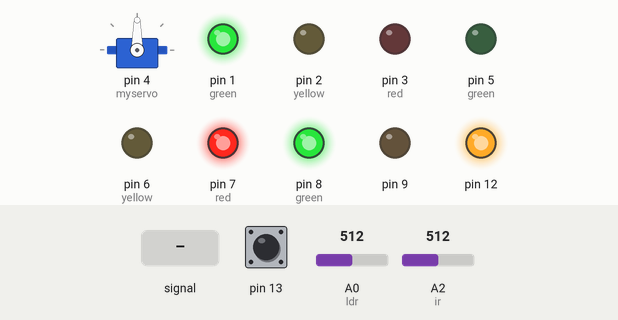
Bench run of a sketch on a simulated Arduino Uno, built with avr-gcc and run on an emulated ATmega328P. Shown: servo, output pins drawn as LEDs (lit = HIGH). The inputs (shaded band) are chosen by the test bench; at power-on: A2 (ir) = 512, pin 13 LOW, A0 (ldr) = 512.

Above: at 1.2 s.
1.3 s: A2 (ir) fed a 200 Hz sine of ±460 counts around its level
At 3.5 s:
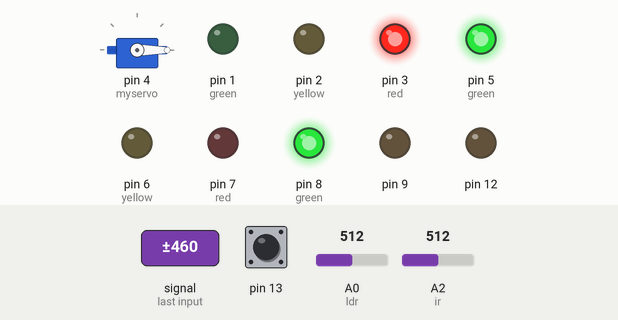
4.3 s: A2 (ir) set to 716
At 6.5 s:
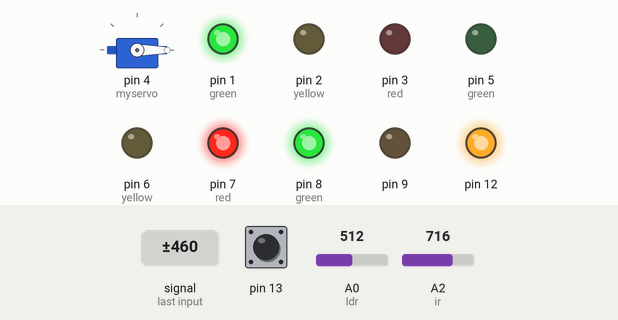
7.3 s: pin 13 pulled HIGH for 1 s
At 9.2 s:
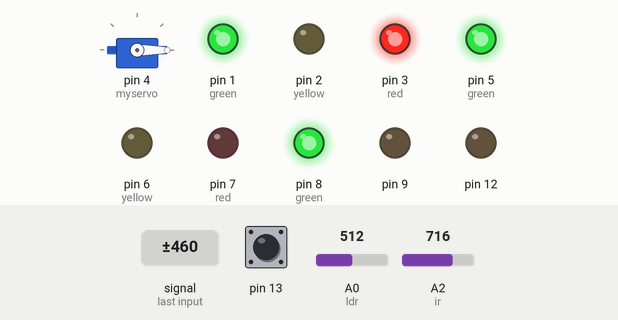
10.3 s: A0 (ldr) set to 22
13.3 s: A0 (ldr) set to 18
At 14.6 s:
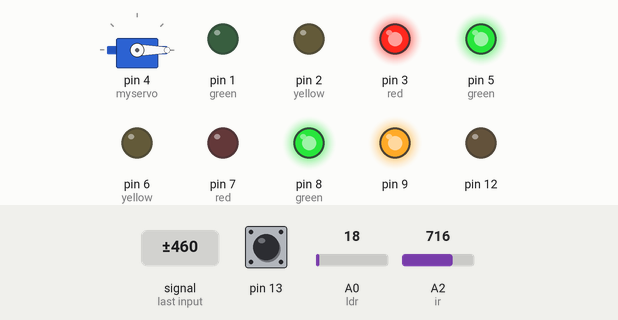
16.3 s: pin 13 pulled HIGH for 0.15 s
Timing chart, 0 to 34.2 s (numbered marks = the images above; inputs shaded):
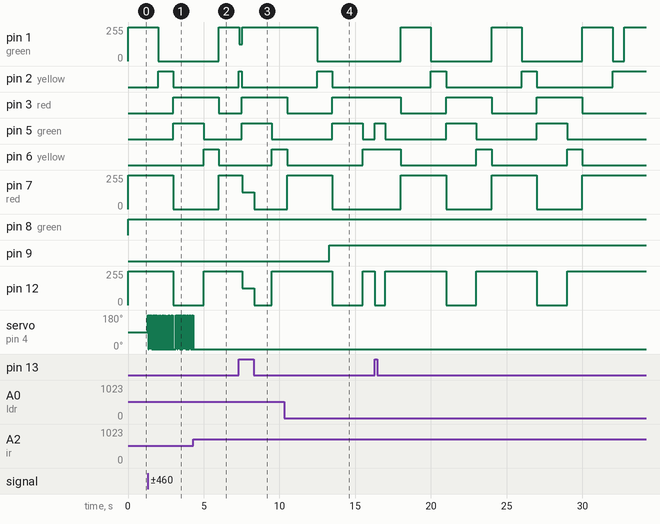

Measured:
- the behaviour switches between 20 and 19 on A0 (ldr) (found by bisection; images 3 and 4)
- after the input at 4.3 s, servo on pin 4 (myservo): stops changing and stays 0°
- after the input at 7.3 s, pin 1 (green): 255/255 → 127/255 at once, → 255/255 0.20 s later; pin 3 (red), pin 5 (green): LOW → HIGH after 0.20 s instead of 1.7 s; pin 6 (yellow): LOW → HIGH after 2.2 s; pin 7 (red): 255/255 → 126/255 after 0.24 s, → 0/255 0.80 s later; pin 12: 255/255 → 126/255 after 0.24 s, → 0/255 0.80 s later, → 255/255 1.2 s later
- after the input at 13.3 s, pin 9: LOW → HIGH at once
- by itself, pin 2 (yellow): alternates HIGH for 1.0 s and LOW for 5.0 s

The sketch:

Final_T-Intersection.ino
```cpp
#include <Servo.h>

int val = 0;
int rot = 0;

int ldrSensor = 0;
int irSensor = 0;
int timer = 0;
Servo myservo;
int time;
int time1;
int changeTime;
void setup() {
  time = millis ();
  time1 = millis ();
  //time
  changeTime = time + 2000;
  // put your setup code here, to run once:
  pinMode (1, OUTPUT); //green
  pinMode (2, OUTPUT); //yellow
  pinMode (3, OUTPUT); //red
  // 2 TRAFFIC LIGHTS ACROSS FROM EACH OTHER

  pinMode (5, OUTPUT); //green
  pinMode (6, OUTPUT); //yellow
  pinMode (7, OUTPUT); //red
  // 1 SOLO TRAFFIC LIGHT
  pinMode (9, OUTPUT);
  // 1 SOLO STREET LIGHT
  pinMode (12, OUTPUT);
  // green light ped
  pinMode (13, INPUT);
  // 1 BUTTON
  // 1 IR SENSOR
  pinMode (8, OUTPUT); //green
  myservo.attach (4);
  //SERVO

}

void button() {

  if (changeTime <= time + timer)
  {
    if (changeTime <= time - 3000 + timer)
    {

      if (changeTime <= time - 4000 + timer)
      {

      }
      else
      {
        val = digitalRead(13);  // read input value
        if (val == 1)
        {
          timer = -1500; // check if the input is HIGH (button released)
        }
      }

    }
    else
    {
      val = digitalRead(13);  // read input value
      if (val == 1)
      {
        timer = -1500; // check if the input is HIGH (button released)
      }
    }
  }
  else
  {
    val = digitalRead(13);  // read input value
    if (val == 1)
    {
      timer = 1500; // check if the input is HIGH (button released)
    }
  }
}


void lights () {
  time = millis ();

  if (changeTime <= time + timer)
  {
    if (changeTime <= time - 1000 + timer)
    {
      if (changeTime <= time - 3000 + timer)
      {
        if (changeTime <= time - 4000 + timer)
        {
          digitalWrite (3, LOW);
          digitalWrite (6, LOW);
          digitalWrite (12, LOW);
          //Eveything OFF
          changeTime = time + 2000;
          timer = 0;
        }
        else
        {
          digitalWrite (5, LOW);
          digitalWrite (6, HIGH);
          digitalWrite (12, HIGH);
          //RED ON YELLOW ON
        }
      }
      else
      {
        digitalWrite (2, LOW);
        digitalWrite (7, LOW);
        digitalWrite (12, LOW);

        digitalWrite (3, HIGH);
        digitalWrite (5, HIGH);
      }
    }
    else
    {
      digitalWrite (1, LOW);
      digitalWrite (2, HIGH);
      //YELLOW ON RED ON
    }
  }
  else
  {
    digitalWrite (1, HIGH);
    digitalWrite (7, HIGH);
    digitalWrite (12, HIGH);
    //GREEN ON RED ON
  }
}


void ldr () {
  ldrSensor = analogRead(A0);
  if (ldrSensor < 20)
  {
    digitalWrite (9, HIGH);
  }
  else
  {
    digitalWrite (9, LOW);
  }
}

void ir () {
  digitalWrite(8, HIGH);

  irSensor = analogRead(A2);
  Serial.println (irSensor);
  if (irSensor < 80)
  {
    if (rot == 0)
    {
      myservo.write (180);
      rot = 1;
    }

  }

  if (irSensor > 100)
  {
    if (rot == 1)
    {
      myservo.write (0);
      rot = 0;
    }
  }
}


void loop () {
  lights ();
  button();
  ldr();
  ir();
}
```
